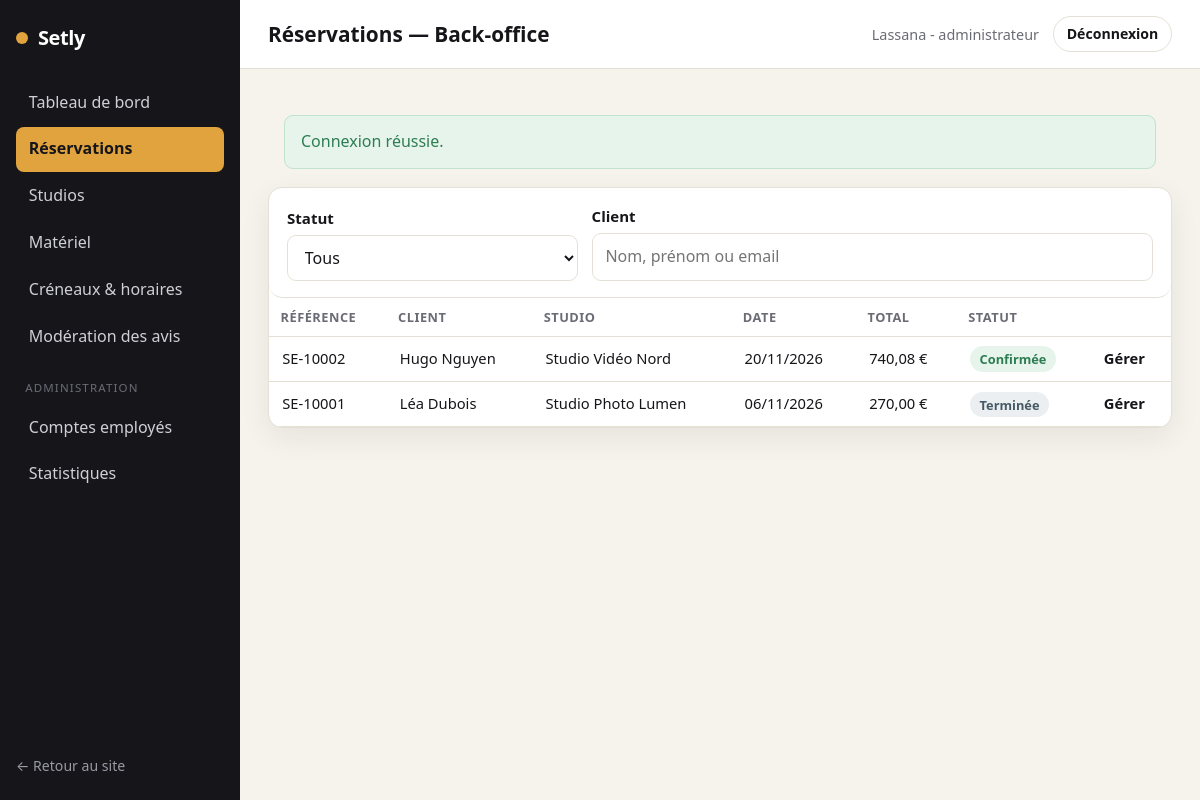
/back-office/reservations (signed in), run on an earlier commit of the app's database.
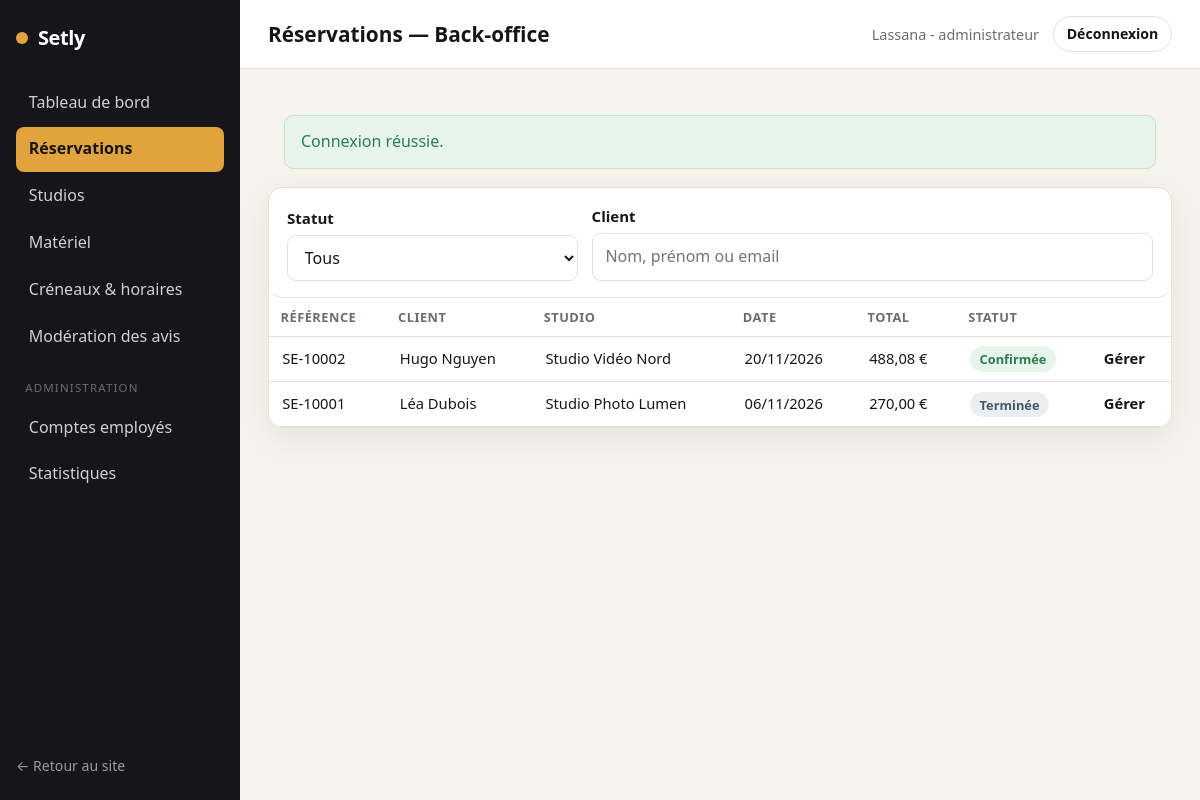
And on a later commit of the database.
### tables this page shows
CREATE TABLE reservation (
    id_reservation      INT AUTO_INCREMENT PRIMARY KEY,
    id_utilisateur      INT NOT NULL,
    id_studio           INT NOT NULL,
    reference           VARCHAR(20) NOT NULL UNIQUE,
    date_tournage       DATE NOT NULL,
    heure_debut         TIME NOT NULL,
    duree_heures        INT NOT NULL,
    nb_personnes        INT NOT NULL,
    mode_retrait        VARCHAR(20) NOT NULL DEFAULT 'sur_place',
    livraison_km        INT NOT NULL DEFAULT 0,
    prix_studio_cents   INT NOT NULL,
    reduction_cents     INT NOT NULL DEFAULT 0,
    prix_materiel_cents INT NOT NULL DEFAULT 0,
    livraison_cents     INT NOT NULL DEFAULT 0,
    total_cents         INT NOT NULL,
    statut              VARCHAR(30) NOT NULL DEFAULT 'en_attente',
    date_creation       DATETIME NOT NULL DEFAULT CURRENT_TIMESTAMP,
    CONSTRAINT fk_resa_utilisateur FOREIGN KEY (id_utilisateur) REFERENCES utilisateur(id_utilisateur),
    CONSTRAINT fk_resa_studio      FOREIGN KEY (id_studio)      REFERENCES studio(id_studio),
    CONSTRAINT chk_statut CHECK (statut IN
        ('en_attente','confirmee','en_preparation','en_cours','terminee','annulee','attente_retour_materiel'))
);

CREATE TABLE utilisateur (
    id_utilisateur     INT AUTO_INCREMENT PRIMARY KEY,
    id_role            INT NOT NULL,
    nom                VARCHAR(80)  NOT NULL,
    prenom             VARCHAR(80)  NOT NULL,
    email              VARCHAR(180) NOT NULL UNIQUE,
    mot_de_passe_hash  VARCHAR(255) NOT NULL,
    telephone          VARCHAR(20),
    email_verifie      TINYINT(1) NOT NULL DEFAULT 0,
    actif              TINYINT(1) NOT NULL DEFAULT 1,
    date_creation      DATETIME NOT NULL DEFAULT CURRENT_TIMESTAMP,
    CONSTRAINT fk_utilisateur_role FOREIGN KEY (id_role) REFERENCES role(id_role)
);

CREATE TABLE studio (
    id_studio           INT AUTO_INCREMENT PRIMARY KEY,
    id_type             INT NOT NULL,
    nom                 VARCHAR(120) NOT NULL,
    description         TEXT,
    capacite            INT NOT NULL,
    surface_m2          INT,
    tarif_horaire_cents INT NOT NULL,
    duree_min_heures    INT NOT NULL DEFAULT 2,
    conditions          TEXT,
    actif               TINYINT(1) NOT NULL DEFAULT 1,
    CONSTRAINT fk_studio_type FOREIGN KEY (id_type) REFERENCES type_studio(id_type)
);

### src/Controller/Controller.php (called while the page is built, shortened)
<?php
abstract class Controller
{
    protected function view(string $template, array $data = [], string $layout = 'layouts/main'): void
    {
        View::render($template, $data, $layout);
    }
}

### src/Controller/EmployeController.php (called while the page is built, shortened)
<?php
final class EmployeController extends Controller
{
    public function reservations(Request $request): void
    {
        $filters = [
            'statut' => (string) $request->query('statut', ''),
            'client' => (string) $request->query('client', ''),
        ];
        $this->view('backoffice/reservations', [
            'title'        => 'Réservations — Back-office',
            'reservations' => Reservation::all($filters),
            'statuts'      => ReservationService::LABELS,
            'filters'      => $filters,
        ], 'layouts/backoffice');
    }
}

### public/index.php (called while the page is built, shortened)
<?php
require __DIR__ . '/../src/bootstrap.php';
$routes = require __DIR__ . '/../config/routes.php';
$router = new Router($routes);
$router->dispatch(
    $_SERVER['REQUEST_METHOD'],
    parse_url($_SERVER['REQUEST_URI'], PHP_URL_PATH) ?: '/'
);

### src/bootstrap.php (called while the page is built, shortened)
<?php
spl_autoload_register(static function (string $class): void {
    $prefix  = 'App\\';
    $baseDir = __DIR__ . '/';
    $relative = substr($class, strlen($prefix));
    $file     = $baseDir . str_replace('\\', '/', $relative) . '.php';
});
App\Core\Config::load(require __DIR__ . '/../config/config.php');
require __DIR__ . '/helpers.php';

### src/Core/Config.php (called while the page is built, shortened)
<?php
final class Config
{
    private static array $items = [];
    public static function load(array $items): void
    {
        self::$items = $items;
    }
    public static function get(string $key, mixed $default = null): mixed
    {
        $segments = explode('.', $key);
        $value    = self::$items;
        foreach ($segments as $segment) {
            if (is_array($value) && array_key_exists($segment, $value)) {
                $value = $value[$segment];
            } else {
                return $default;
            }
        }
        return $value;
    }
}

### src/Core/Database.php (called while the page is built, shortened)
<?php
final class Database
{
    private static ?PDO $pdo = null;
    public static function connection(): PDO
    {
        $host = Config::get('db.host');
        $port = Config::get('db.port');
        $name = Config::get('db.name');
        $dsn  = "mysql:host={$host};port={$port};dbname={$name};charset=utf8mb4";
        $options = [
            PDO::ATTR_ERRMODE            => PDO::ERRMODE_EXCEPTION,
            PDO::ATTR_DEFAULT_FETCH_MODE => PDO::FETCH_ASSOC,
            PDO::ATTR_EMULATE_PREPARES   => false,
        ];
        $ca = (string) Config::get('db.ssl_ca');
        try {
            self::$pdo = new PDO($dsn, Config::get('db.user'), Config::get('db.pass'), $options);
        } catch (PDOException $e) {
            http_response_code(500);
            exit('Connexion à la base de données impossible.');
        }
        return self::$pdo;
    }
}

### src/Model/Reservation.php (called while the page is built, shortened)
<?php
final class Reservation
{
    public static function all(array $filters = []): array
    {
        $sql = "SELECT r.*, s.nom AS studio_nom,
                       u.nom AS client_nom, u.prenom AS client_prenom
                FROM reservation r
                JOIN studio s ON s.id_studio = r.id_studio
                JOIN utilisateur u ON u.id_utilisateur = r.id_utilisateur
                WHERE 1=1";
        $params = [];
        $sql .= " ORDER BY r.date_creation DESC";
        $stmt = Database::connection()->prepare($sql);
        $stmt->execute($params);
        return $stmt->fetchAll();
    }
}

### src/Core/Security.php (called while the page is built, shortened)
<?php
final class Security
{
    public static function e(?string $value): string
    {
        return htmlspecialchars((string) $value, ENT_QUOTES, 'UTF-8');
    }
}

### src/helpers.php (called while the page is built, shortened)
<?php
if (!function_exists('e')) {
    function e(?string $value): string
    {
        return Security::e($value);
    }
}
if (!function_exists('price')) {
    function price(int $cents): string
    {
        return TarifService::format($cents);
    }
}

### src/Service/TarifService.php (called while the page is built, shortened)
<?php
final class TarifService
{
    public static function format(int $cents): string
    {
        return number_format($cents / 100, 2, ',', ' ') . ' €';
    }
}

### src/Service/ReservationService.php (called while the page is built, shortened)
<?php
final class ReservationService
{
    public static function statutLabel(string $statut): string
    {
        return self::LABELS[$statut] ?? $statut;
    }
}

### views/backoffice/_reservations_rows.php (the view, shortened to what the changed rows need)
<table class="table">
    <thead>
        <tr><th>Référence</th><th>Client</th><th>Studio</th><th>Date</th><th>Total</th><th>Statut</th><th></th></tr>
    </thead>
    <tbody>
        <?php if (!$reservations): ?>
            <tr><td colspan="7" class="empty">Aucune réservation ne correspond à ces filtres.</td></tr>
        <?php else: ?>
            <?php foreach ($reservations as $r): ?>
                <tr>
                    <td><?= e($r['reference']) ?></td>
                    <td><?= e($r['client_prenom'] . ' ' . $r['client_nom']) ?></td>
                    <td><?= e($r['studio_nom']) ?></td>
                    <td><?= e(date('d/m/Y', strtotime($r['date_tournage']))) ?></td>
                    <td><?= price((int) $r['total_cents']) ?></td>
                    <td><span class="status status--<?= e($r['statut']) ?>"><?= e(ReservationService::statutLabel($r['statut'])) ?></span></td>
                    <td><a class="link-more" href="/back-office/reservation/<?= (int) $r['id_reservation'] ?>">Gérer</a></td>
                </tr>
            <?php endforeach; ?>
        <?php endif; ?>
    </tbody>
</table>

### src/Core/Router.php (shortened to what the changed rows need)
<?php
final class Router
{
    public function dispatch(string $method, string $path): void
    {
        $path = rtrim($path, '/') ?: '/';
        foreach ($this->routes as [$routeMethod, $routePath, $handler, $access]) {
            if ($routeMethod !== $method) {
                continue;
            }
            $pattern = $this->toRegex($routePath);
            if (preg_match($pattern, $path, $matches)) {
                $params = array_filter(
                    $matches,
                    static fn ($k) => !is_int($k),
                    ARRAY_FILTER_USE_KEY
                );
                [$class, $action] = explode('@', $handler);
                $controller = new $fqcn();
                $controller->$action(new Request(), ...array_values($params));
                return;
            }
        }
    }
    private function toRegex(string $path): string
    {
        $regex = preg_replace('#\{([a-zA-Z_]+)\}#', '(?P<$1>[^/]+)', $path);
        return '#^' . $regex . '$#';
    }
}

What changed in the data, as far as the page shows it:
changed reservation "SE-10002": total_cents "740,08 €" → "488,08 €"
